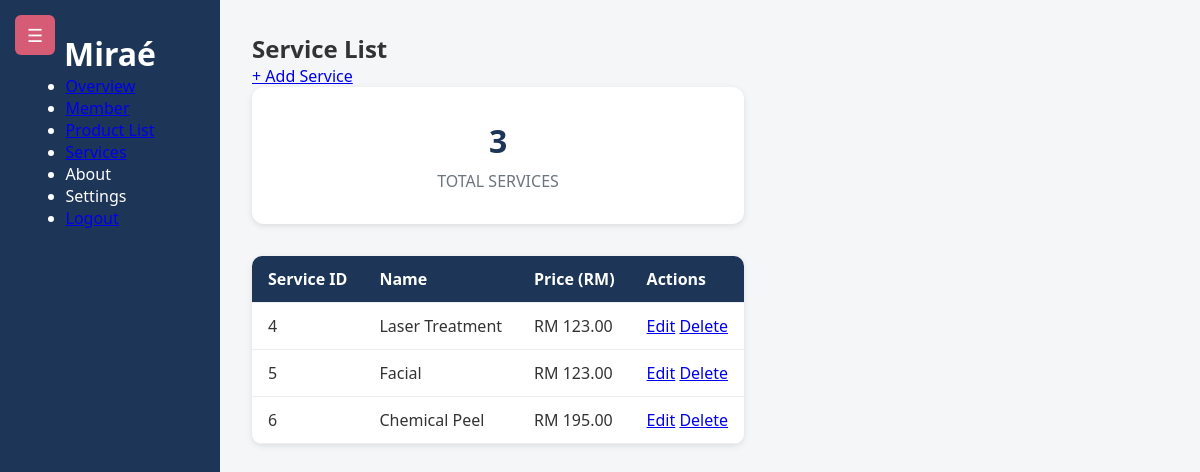
The app's page /servcies-list.php (signed in) with its own data.
### tables this page shows
CREATE TABLE `services` (
  `serviceID` int(11) NOT NULL,
  `serviceName` varchar(100) DEFAULT NULL,
  `servicePrice` decimal(10,2) DEFAULT NULL,
  `serviceDesc` text DEFAULT NULL,
  `serviceImage` varchar(255) DEFAULT NULL
);

### servcies-list.php (the view, shortened to what this page needs)
<?php
require 'db.php';
$result = $conn->query("SELECT * FROM services");
?>
<!DOCTYPE html>
<html lang="en">
<head>
  <link rel="stylesheet" href="adminDash.css" />
</head>
<body>
  <button class="toggle-btn" onclick="toggleSidebar()">☰</button>
  <div class="dashboard-container">
    <div class="sidebar" id="sidebar">
      <h1>Miraé</h1>
      <ul>
        <li><a href="adminDashboard.php">Overview</a></li>
        <li><a href="memberAdmin.php">Member</a></li>
        <li><a href="product-list.php">Product List</a></li>
        <li><a href="service-list.php" class="active">Services</a></li>
        <li>About</li>
        <li>Settings</li>
        <li><a href="logout.php">Logout</a></li>
      </ul>
    </div>
    <div class="main-content">
      <h2>Service List</h2>
      <div class="top-bar">
        <a class="btn add-button" href="service-crud.php">+ Add Service</a>
      </div>
      <div class="cards">
        <div class="card">
          <h2><?= $result->num_rows ?></h2>
          <p>TOTAL SERVICES</p>
        </div>
      </div>
      <table class="product-table">
        <thead>
          <tr>
            <th>Service ID</th>
            <th>Name</th>
            <th>Price (RM)</th>
            <th>Actions</th>
          </tr>
        </thead>
        <tbody>
          <?php while ($row = $result->fetch_assoc()): ?>
            <tr>
              <td><?= htmlspecialchars($row['serviceID']) ?></td>
              <td><?= htmlspecialchars($row['serviceName']) ?></td>
              <td>RM <?= number_format($row['servicePrice'], 2) ?></td>
              <td>
                <a href="service-crud.php?action=edit&id=<?= $row['serviceID'] ?>" class="btn edit-btn">Edit</a>
                <a href="service-crud.php?action=delete&id=<?= $row['serviceID'] ?>" class="btn delete-btn" onclick="return confirm('Are you sure you want to delete this service?')">Delete</a>
              </td>
            </tr>
          <?php endwhile; ?>
        </tbody>
      </table>
    </div>
  </div>
</body>
</html>

### adminDash.css (style rules this page uses)
* { margin: 0; padding: 0; box-sizing: border-box; font-family: 'Segoe UI', Tahoma, Geneva, Verdana, sans-serif; }
body { display: flex; background-color: #f4f6f8; color: #333; height: 100vh; }
.sidebar { width: 220px; background-color: #1d3557; color: #fff; padding-top: 2rem; flex-shrink: 0; display: flex; flex-direction: column; align-items: center; position: fixed; height: 100vh; transition: width 0.3s ease; z-index: 100; }
.toggle-btn { position: absolute; top: 15px; left: 15px; background-color: #d65c76; color: white; border: none; padding: 8px 12px; font-size: 18px; border-radius: 6px; cursor: pointer; z-index: 999; }
.main-content { flex: 1; padding: 2rem; margin-left: 220px; transition: margin-left 0.3s ease; overflow-y: auto; }
.cards { display: flex; gap: 1.5rem; flex-wrap: wrap; margin-bottom: 2rem; }
.card { background-color: #fff; border-radius: 12px; padding: 2rem; flex: 1 1 200px; box-shadow: 0 2px 6px rgba(0, 0, 0, 0.1); text-align: center; transition: transform 0.2s; }
.card h2 { font-size: 2rem; color: #1d3557; }
.card p { margin-top: 0.5rem; color: #6c757d; font-size: 1rem; }
.product-table { width: 100%; border-collapse: collapse; background-color: #fff; box-shadow: 0 2px 6px rgba(0, 0, 0, 0.1); border-radius: 10px; overflow: hidden; }
.product-table th, .product-table td { padding: 0.75rem 1rem; text-align: left; border-bottom: 1px solid #eee; }
.product-table th { background-color: #1d3557; color: #fff; }
.card { transition: transform 0.2s ease; cursor: pointer; }

### records on screen
services: serviceID "4", serviceName "Laser Treatment", servicePrice "123.00"
services: serviceID "5", serviceName "Facial", servicePrice "123.00"
services: serviceID "6", serviceName "Chemical Peel", servicePrice "195.00"

### other values on screen
$result->num_rows "3"
